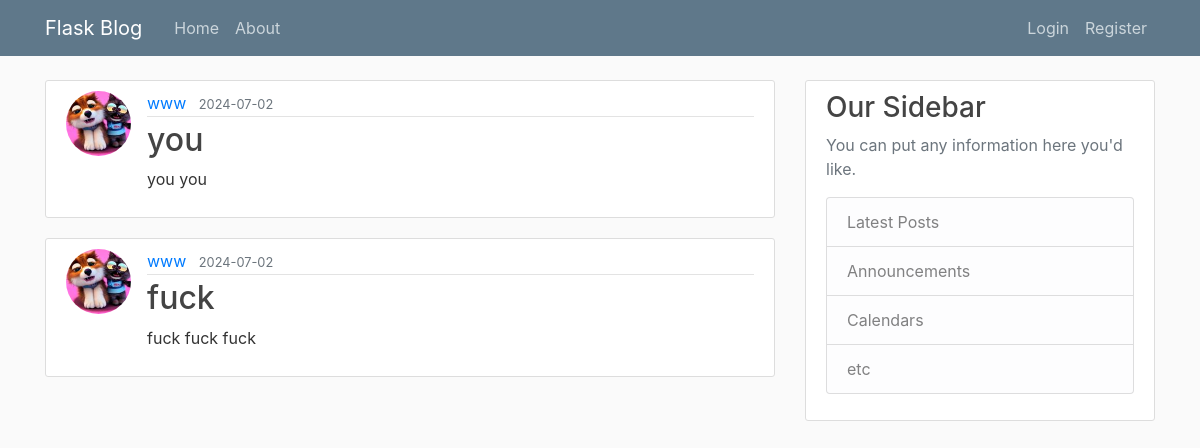
The app's page /home, older data.
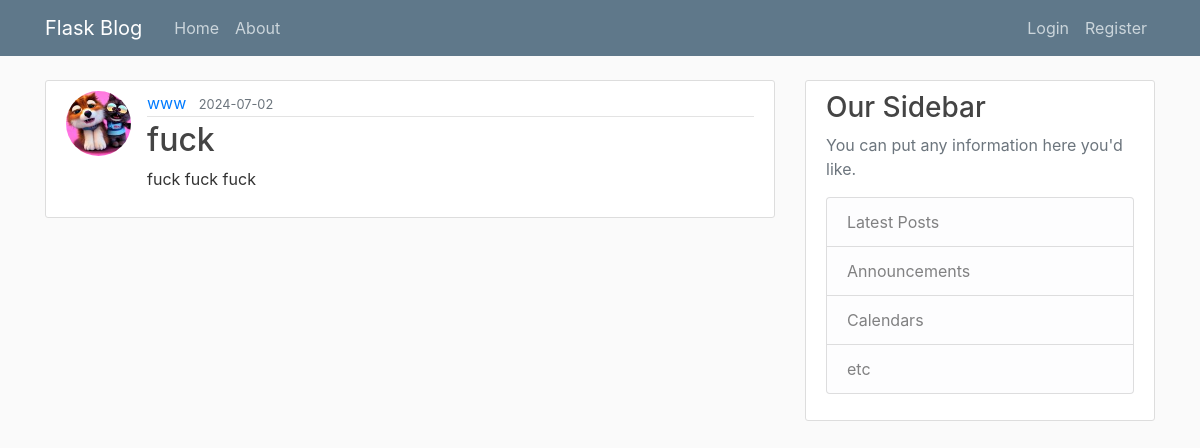
The same page, newer data.
### flaskblog/models.py (models this page shows, shortened)
class Post(db.Model):
    id = db.Column(db.Integer, primary_key=True)
    title = db.Column(db.String(100), nullable=False)
    date_posted = db.Column(db.DateTime, nullable=False, default=datetime.utcnow)
    content = db.Column(db.Text, nullable=False)
    user_id = db.Column(db.Integer, db.ForeignKey('user.id'), nullable=False)

class User(db.Model, UserMixin):
    id = db.Column(db.Integer, primary_key=True)
    username = db.Column(db.String(20), unique=True, nullable=False)
    email = db.Column(db.String(120), unique=True, nullable=False)
    image_file = db.Column(db.String(20), nullable=False, default='default.jpg')
    password = db.Column(db.String(60), nullable=False)
    posts = db.relationship('Post', backref='author', lazy=True)

### flaskblog/routes.py (the view)
@app.route("/")
@app.route("/home")
def home():
    page = request.args.get('page', 1, type=int)
    posts = Post.query.order_by(Post.date_posted.desc()).paginate(page=page, per_page=5)
    return render_template('home.html', posts=posts)

### flaskblog/templates/home.html
{% extends "layout.html" %}
{% block content %}
    {% for post in posts %}
        <article class="media content-section">
          <img class="rounded-circle article-img" src="{{ url_for('static', filename='profile_pics/' + post.author.image_file) }}">
          <div class="media-body">
            <div class="article-metadata">
              <a class="mr-2" href="#">{{ post.author.username }}</a>
              <small class="text-muted">{{ post.date_posted.strftime('%Y-%m-%d') }}</small>
            </div>
            <h2><a class="article-title" href="{{ url_for('post', post_id=post.id) }}">{{ post.title }}</a></h2>
            <p class="article-content">{{ post.content }}</p>
          </div>
        </article>
    {% endfor %}
{% endblock content %}

Row changes from the older to the newer data that the page shows:
removed Post: image_file (picture), author.username "www", date_posted "2024-07-02", title "you", content "you you"
